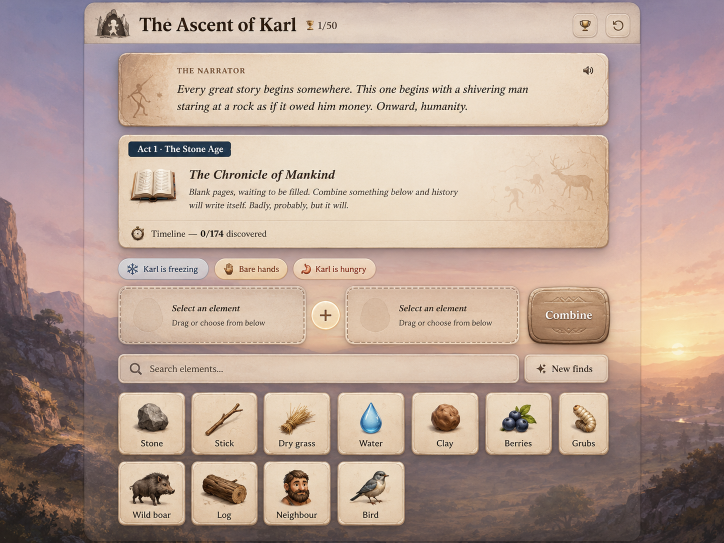
#> input picture docs/design/reference/target-2026-08-11.webp, 1448 x 1086 px (shown at 1/2 size)
$ python build_grain.py
#> lines starting #> are read from the running program, lines starting #| are printed output that depends on the picture
#!/usr/bin/env python3
"""Trækker papirets korn ud af referencen og gør det til en flise.

Hvorfor: dommerens `structure` er SSIM på gradientmagnitude — altså ren
tekstur. Målt på virkelig flade felter har referencen ~2,8 gange så meget
gradientenergi som os (kortfyld 3,17 mod 1,18, headerflade 2,84 mod 1,01).
Forskellen er ikke layout eller farve: referencen er malet på papir, vores
flader er glatte CSS-gradienter. Fem regioner sad fast under 0,5 på
structure uanset hvad der ellers blev rettet.

Kornet hentes fra referencen selv frem for at blive opfundet. Det fladeste
felt i hele billedet ligger i pergamentstriben ved y=324 (lokal spredning
1,2 over 96 px), så motivet forurener ikke prøven.

Flisen gøres sømløs ved spejling. Det er forsvarligt netop her: kornet er
højfrekvent støj uden retning, så spejlingens symmetri er usynlig — hvilket
den ikke ville være på en tekstur med mønster eller lysretning.

Kornet forstærkes med GAIN, fordi CSS blander det med `overlay`. Overlay på
en lys flade svarer til d(resultat)/d(korn) = 2*(255-basis)/255; ved vores
papirfarver (basis ~230) er det 0,20 — altså en dæmpning på fem gange. Rå
korn ville forsvinde helt. GAIN er kalibreret mod referencens målte
gradientmagnitude på fladt kortfyld (3,17), ikke valgt efter øjemål.
"""

from pathlib import Path

import numpy as np
from PIL import Image, ImageFilter

ROOT = Path(__file__).resolve().parents[2]
REF = ROOT / "docs/design/reference/target-2026-08-11.webp"
DST = ROOT / "src/assets/art/paper-grain.png"

# Fladeste felt i referencen, fundet med et glidende spredningsfilter.
PATCH = (700, 280, 1000, 372)
TILE = 128
GAIN = 3.3


def main() -> None:
    im = Image.open(REF).convert("RGB").crop(PATCH)
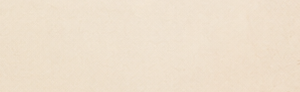
#> im: PIL image 300x92 RGB; mean R, G, B 238, 223.9, 205.2
    hi = np.asarray(im).astype(np.float32).mean(2) - np.asarray(
        im.filter(ImageFilter.GaussianBlur(3))
    ).astype(np.float32).mean(2)
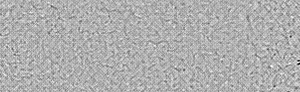
#> hi: shape (92, 300) float32; min -10.33, max 4.67, mean -0.00191; drawn with min black and max white

    half = TILE // 2
    q = hi[:half, :half]
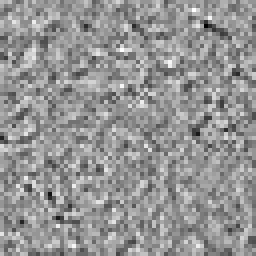
#> q: shape (64, 64) float32 (shown 4 times larger); min -5.67, max 4, mean -0.025; drawn with min black and max white
    tile = np.zeros((TILE, TILE), dtype=np.float32)
    tile[:half, :half] = q
    tile[:half, half:] = q[:, ::-1]
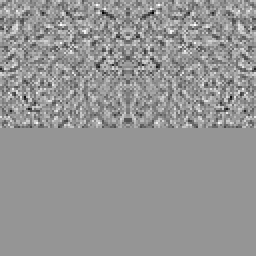
#> tile: shape (128, 128) float32 (shown 2 times larger); min -5.67, max 4, mean -0.0125; drawn with min black and max white
    tile[half:, :half] = q[::-1, :]
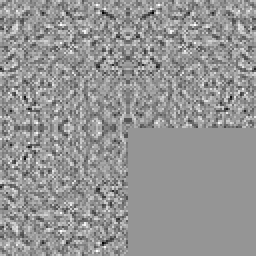
#> tile: shape (128, 128) float32 (shown 2 times larger); min -5.67, max 4, mean -0.0187; drawn with min black and max white
    tile[half:, half:] = q[::-1, ::-1]
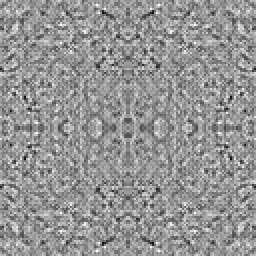
#> tile: shape (128, 128) float32 (shown 2 times larger); min -5.67, max 4, mean -0.025; drawn with min black and max white

    # Centreres om 128, så overlay-blanding lader den underliggende farve stå.
    tile = (tile - tile.mean()) * GAIN
    out = np.clip(128 + tile, 0, 255).astype(np.uint8)
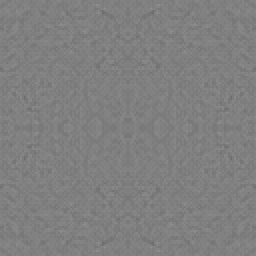
#> out: shape (128, 128) (shown 2 times larger); min 109, max 141, mean 127.5
    Image.fromarray(out).save(DST, optimize=True)
    print(f"korn std {tile.std():.2f} (gain {GAIN}) · {out.shape} · {DST.name}")
#| korn std 4.00 (gain 3.3) · (128, 128) · paper-grain.png


if __name__ == "__main__":
    main()

$ run again, with docs/design/reference/bg-wide.png saved as docs/design/reference/target-2026-08-11.webp
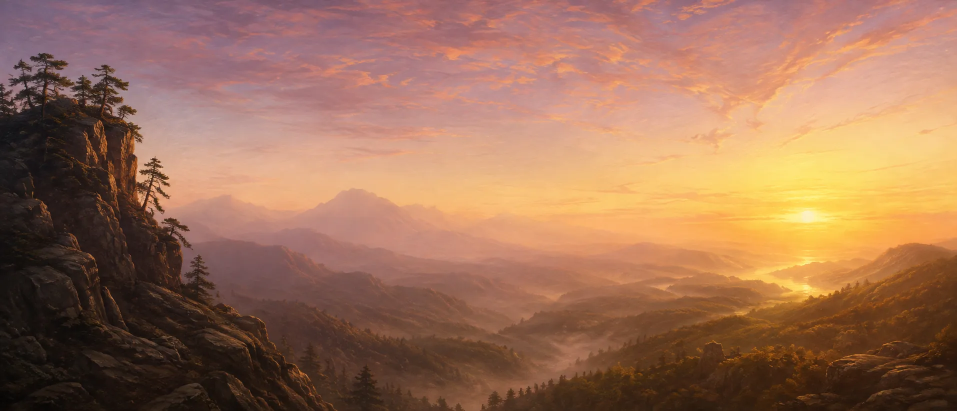
#> input picture docs/design/reference/bg-wide.png, 1913 x 822 px (shown at 1/2 size)
#> in main, `tile[half:, half:] = q[::-1, ::-1]`:
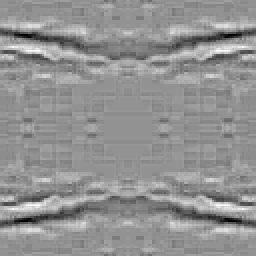
#> tile: shape (128, 128) float32 (shown 2 times larger); min -9, max 6.67, mean -0.0201; drawn with min black and max white
#> in main, `out = np.clip(128 + tile, 0, 255).astype(np.uint8)`:
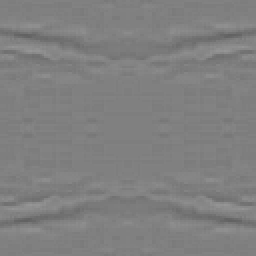
#> out: shape (128, 128) (shown 2 times larger); min 98, max 150, mean 127.5
#| korn std 5.17 (gain 3.3) · (128, 128) · paper-grain.png
